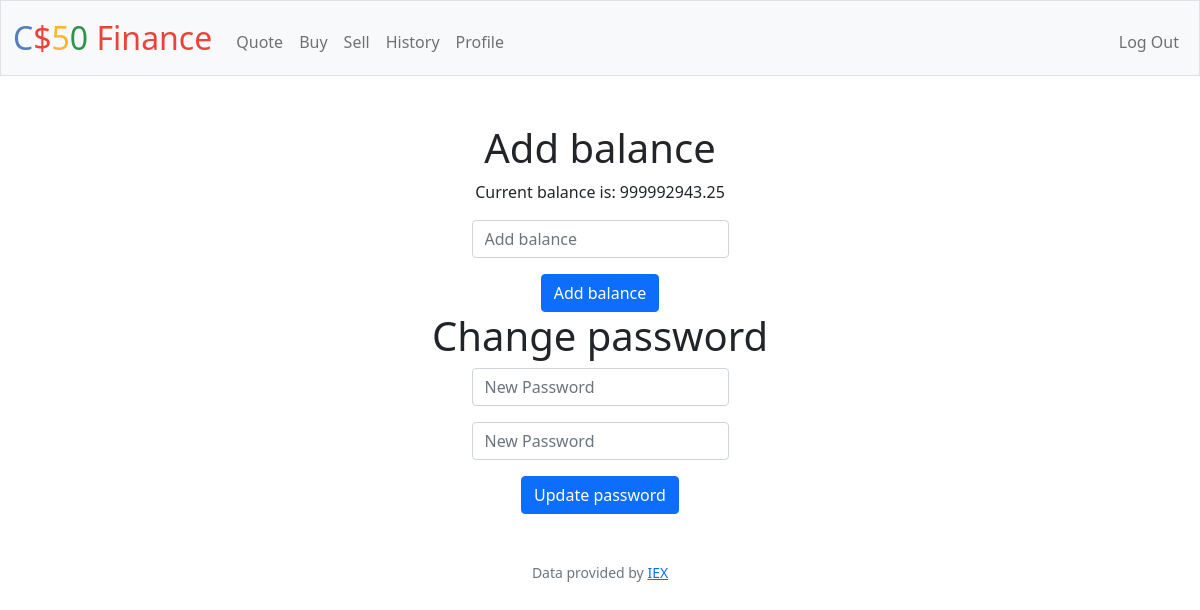
Page /profile (signed in) on the earlier database version.
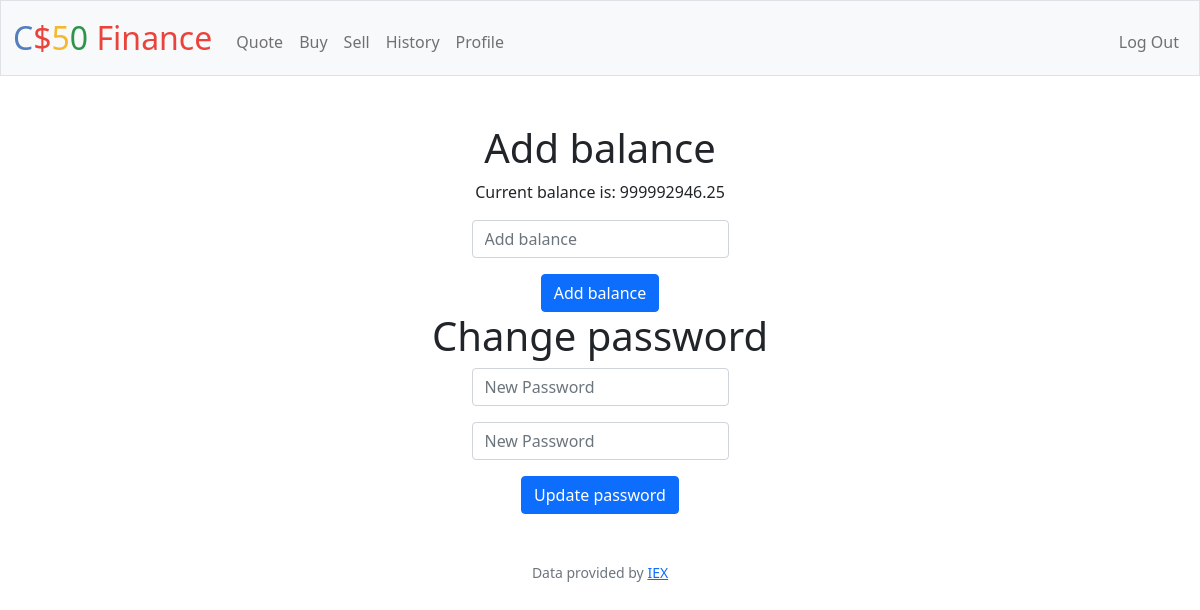
Same page on the later database version.
### tables this page shows
CREATE TABLE users (id INTEGER PRIMARY KEY AUTOINCREMENT NOT NULL, username TEXT NOT NULL, hash TEXT NOT NULL, cash NUMERIC NOT NULL DEFAULT 10000.00);

### app.py (the view, shortened to what this page needs)
@app.route("/profile")
@app.route("/profile/<string:action>", methods=["POST"])
@login_required
def profile(action: str = ""):
    balance = db.execute("SELECT cash FROM users WHERE id = ?;", session["user_id"])[0]["cash"]
    return render_template("profile.html", balance=balance)

### app.py (called while the page is built)
@app.after_request
def after_request(response):
    response.headers["Cache-Control"] = "no-cache, no-store, must-revalidate"
    response.headers["Expires"] = 0
    response.headers["Pragma"] = "no-cache"
    return response

### helpers.py (called while the page is built)
def login_required(f):
    @wraps(f)
    def decorated_function(*args, **kwargs):
        if session.get("user_id") is None:
            return redirect("/login")
        return f(*args, **kwargs)
    return decorated_function

### templates/profile.html (shortened to what this page needs)
{% extends "layout.html" %}
{% block main %}
<h1>Add balance</h1>
<p>Current balance is: {{ '%.2f' % balance }}</p>
<form action="/profile/balance" method="post">
    <div class="mb-3">
        <input class="form-control mx-auto w-auto" name="balance" placeholder="Add balance" type="number" required>
    </div>
    <button class="btn btn-primary" type="submit">Add balance</button>
</form>
<h1>Change password</h1>
<form action="/profile/password" method="post">
    <div class="mb-3">
        <input class="form-control mx-auto w-auto" id="password" name="password" placeholder="New Password" type="password">
    </div>
    <div class="mb-3">
        <input class="form-control mx-auto w-auto" id="password" name="confirmation" placeholder="New Password" type="password">
    </div>
    <button class="btn btn-primary" type="submit">Update password</button>
</form>
{% endblock %}

### templates/layout.html (shortened to what this page needs)
<!DOCTYPE html>
<html lang="en">
    <head>
        <link href="https://cdn.jsdelivr.net/npm/bootstrap@5.1.3/dist/css/bootstrap.min.css" rel="stylesheet">
        <link href="/static/styles.css" rel="stylesheet">
    </head>
    <body>
        <nav class="bg-light border navbar navbar-expand-md navbar-light">
            <div class="container-fluid">
                <a class="navbar-brand" href="/"><span class="blue">C</span><span class="red">$</span><span class="yellow">5</span><span class="green">0</span> <span class="red">Finance</span></a>
                <div class="collapse navbar-collapse" id="navbar">
                    {% if session["user_id"] %}
                        <ul class="navbar-nav me-auto mt-2">
                            <li class="nav-item"><a class="nav-link" href="/quote">Quote</a></li>
                            <li class="nav-item"><a class="nav-link" href="/buy">Buy</a></li>
                            <li class="nav-item"><a class="nav-link" href="/sell">Sell</a></li>
                            <li class="nav-item"><a class="nav-link" href="/history">History</a></li>
                            <li class="nav-item"><a class="nav-link" href="/profile">Profile</a></li>
                        </ul>
                        <ul class="navbar-nav ms-auto mt-2">
                            <li class="nav-item"><a class="nav-link" href="/logout">Log Out</a></li>
                        </ul>
                    {% else %}
                        <ul class="navbar-nav ms-auto mt-2">
                            <li class="nav-item"><a class="nav-link" href="/register">Register</a></li>
                            <li class="nav-item"><a class="nav-link" href="/login">Log In</a></li>
                        </ul>
                    {% endif %}
                </div>
            </div>
        </nav>
        <main class="container-fluid py-5 text-center">
            {% block main %}{% endblock %}
        </main>
        <footer class="mb-5 small text-center text-muted">
            Data provided by <a href="https://iexcloud.io/">IEX</a>
        </footer>
    </body>
</html>

### static/styles.css (style rules this page uses)
nav .navbar-brand { font-size: xx-large; }
nav .navbar-brand .blue { color: #537fbe; }
nav .navbar-brand .red { color: #ea433b; }
nav .navbar-brand .yellow { color: #f5b82e; }
nav .navbar-brand .green { color: #2e944b; }

Differences in the rows shown:
changed users: cash "999992943.25" → "999992946.25"
